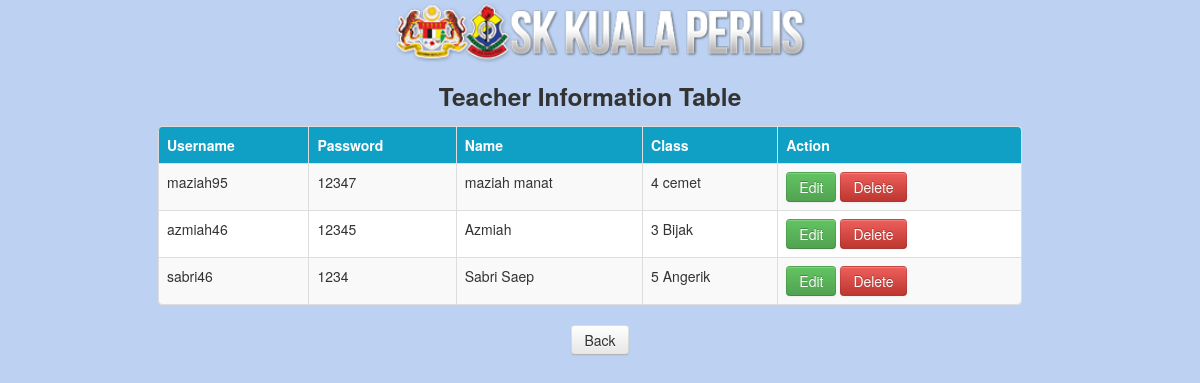
Screenshot of /teacherdata.php with the database file from the repository.
### tables this page shows
CREATE TABLE `teacher` (
  `id` int(50) NOT NULL,
  `username` varchar(50) NOT NULL,
  `password` varchar(500) NOT NULL,
  `name` varchar(50) NOT NULL,
  `class` varchar(50) NOT NULL
);

### teacherdata.php (the view, shortened to what this page needs)
<!DOCTYPE html>
<html lang="en">
<html>
	<head>
		<link href="css/bootstrap.min.css" rel="stylesheet">
	</head>
	<body>
		<img src="head-logo.png" alt="" style="width:35%;">
		<br>
		<div class="container">
            <div class="row">
                <h3>Teacher Information Table</h3>
            </div>
            <div class="row">
                <table class="table table-striped table-bordered">
                  <thead>
                    <tr bgcolor="#10a0c5" color="#FFFFFF">
                      <th>Username</th>
                      <th>Password</th>
					  <th>Name</th>
					  <th>Class</th>
					  <th>Action</th>
                    </tr>
                  </thead>
                  <tbody>
                  <?php
                   $pdo = Database::connect();
                   $sql = 'SELECT * FROM teacher ORDER BY id ASC';
                   foreach ($pdo->query($sql) as $row) {
                            echo '<tr>';
                            echo '<td>'. $row['username'] . '</td>';
                            echo '<td>'. $row['password'] . '</td>';
                            echo '<td>'. $row['name'] . '</td>';
							echo '<td>'. $row['class'] . '</td>';
							echo '<td><a class="btn btn-success" href="teacherdataeditpage.php?id='.$row['id'].'">Edit</a>';
							echo '<a class="btn btn-danger" href="teacherdatadeletepage.php?id='.$row['id'].'">Delete</a>';
							echo '</td>';
                            echo '</tr>';
                   }
                  ?>
                  </tbody>
				</table>
			</div>
		</div>
		<br>
		<a class="btn" href="teacher.php">Back</a>
	</body>
</html>

### teacherdata.php (style rules this page uses)
html { font-family: Arial; display: inline-block; margin: 0px auto; text-align: center; }
.table { margin: auto; width: 90%; }
thead { color: #FFFFFF; }
body { background-color:#bdd2f2; }
tr:nth-child(even) { background-color: #ffffff; }

### rows the page displays
teacher: username "maziah95", password "12347", name "maziah manat", class "4 cemet"
teacher: username "azmiah46", password "12345", name "Azmiah", class "3 Bijak"
teacher: username "sabri46", password "1234", name "Sabri Saep", class "5 Angerik"
